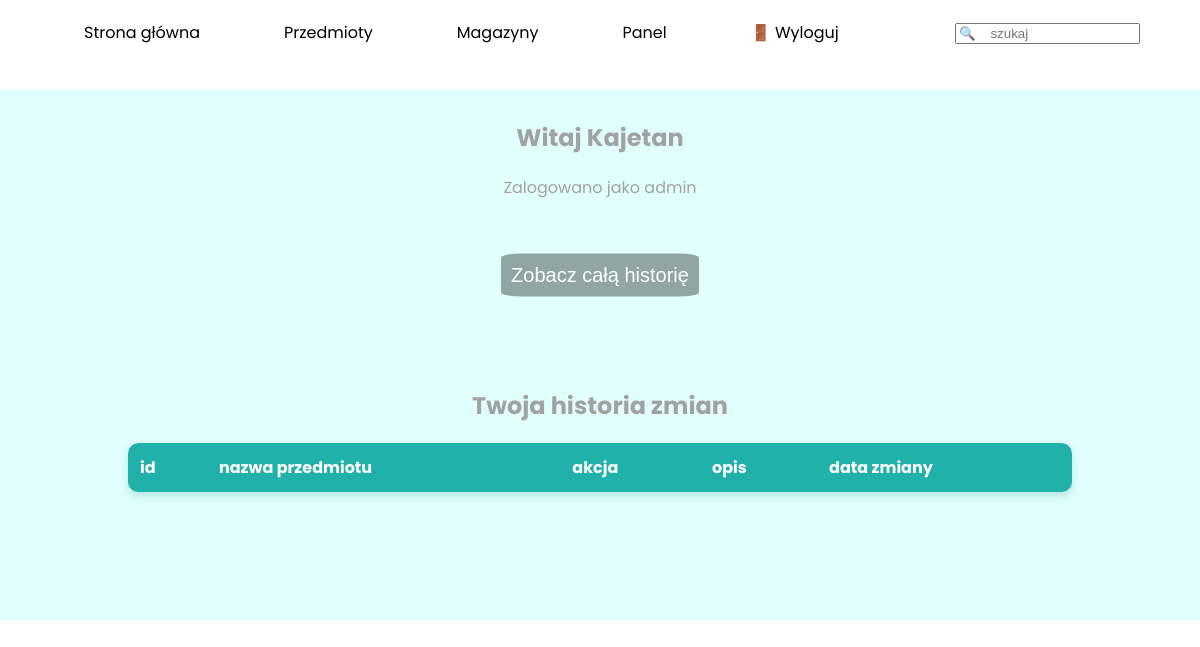
/sites/panel.php (signed in), run on an earlier commit of the app's database.
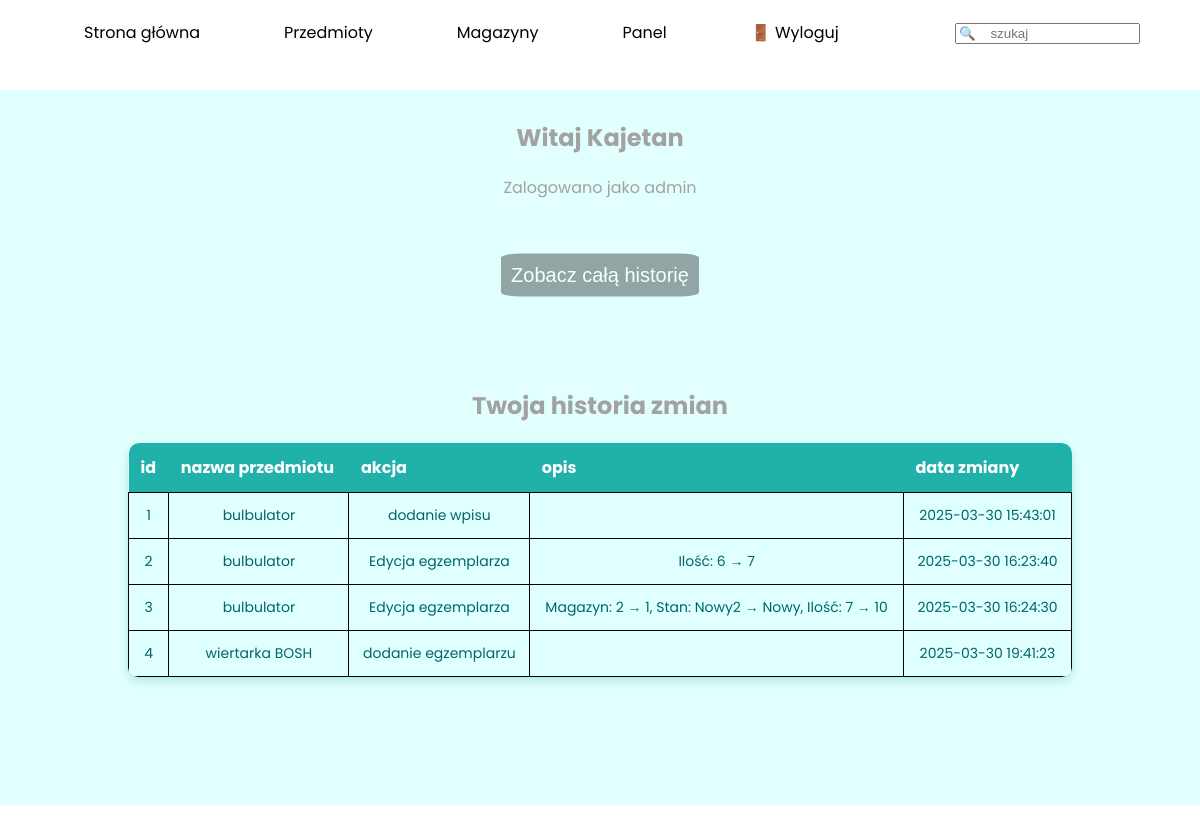
And on a later commit of the database.
### tables this page shows
CREATE TABLE `dziennik_zmian` (
  `id` int(11) NOT NULL,
  `id_egzemplarze` int(11) DEFAULT NULL,
  `id_uzytkownika` int(11) DEFAULT NULL,
  `akcja` varchar(30) DEFAULT NULL,
  `opis` text DEFAULT NULL,
  `data_zmiany` timestamp NOT NULL DEFAULT current_timestamp() ON UPDATE current_timestamp()
);

CREATE TABLE `przedmioty` (
  `id` int(11) NOT NULL,
  `nazwa` varchar(50) NOT NULL,
  `opis` text NOT NULL,
  `zdjecie` varchar(60) NOT NULL,
  `id_kat` int(11) NOT NULL
);

### functions.php (called while the page is built, shortened)
<?php
    function checkPowerDifferentThan($x){
        if($_SESSION['power'] != $x){
            return true;
        }
        return false;
    }
?>

### sites/panel.php (the view, shortened to what this page needs)
<!DOCTYPE html>
<html lang="en">
<head>
    <link rel="stylesheet" href="../styles/style.css">
</head>
<body>
    <menu id="nav">
        <ul>
            <a href="../index.php">
                <li>Strona główna</li>
            </a>
            <a href="items.php">
                <li>Przedmioty</li>
            </a>
            <a href="warehouses.php">
                <li>Magazyny</li>
            </a>
            <a href="panel.php">
                <?php
                    echo "<li>Panel</li>";
                ?>
            </a>
            <form action="search.php" method="get">
                <li><input type="text" name="search" id="search" placeholder="🔍    szukaj"></li>
            </form>
            <?php
            include '../functions.php';
            if(isset($_SESSION['login'])){
                echo "<a href='logout.php' id='logout-btn'>";
                echo "    <li>🚪 Wyloguj</li>";
                echo "</a>";
            }
            ?>
        </ul>
    </menu>
    <main>
        <?php
        $db = mysqli_connect('localhost', 'root', '', 'magazyn');
        if(isset($_SESSION['power'])){
            echo "<section id='mainPanel'>";
                echo "<h1>Witaj ". $_SESSION['name'] ."</h1>";
                echo "<p>Zalogowano jako ". $_SESSION['login'] ." ";
                echo "<br><br>";
                if(!checkPowerDifferentThan(2)){
                        echo "<button id='editButton'><a href='history.php'>Zobacz całą historię</a></button>";
                }
                if(checkPowerDifferentThan(0)){
                    echo "<h1>Twoja historia zmian</h1>";
                    $historySelect = "SELECT dziennik_zmian.id, przedmioty.nazwa, akcja, dziennik_zmian.opis, data_zmiany FROM dziennik_zmian INNER JOIN egzemplarze ON egzemplarze.id = dziennik_zmian.id_egzemplarze INNER JOIN przedmioty ON egzemplarze.id_przedmiotu = przedmioty.id WHERE id_uzytkownika = '" . $_SESSION['id'] . "'";
                    $historyQuery = mysqli_query($db, $historySelect);
                    echo "<table class='normalTable'";
                    echo "<tr> <th>id</th> <th>nazwa przedmiotu</th> <th>akcja</th> <th>opis</th> <th>data zmiany</th> </tr>";
                    while($historyRow = mysqli_fetch_row($historyQuery)){
                        echo "<tr>";
                        echo "<td>$historyRow[0]</td> <td>$historyRow[1]</td> <td>$historyRow[2]</td> <td>$historyRow[3]</td> <td>$historyRow[4]</td> ";
                        echo "</tr>";
                    }
                }
            echo "</section>";
        }
        ?>
    </main>
</body>

### styles/style.css (style rules this page uses)
body { margin: 0; padding: 0; font-family: "Poppins", Arial, sans-serif; scroll-behavior: smooth; }
#nav { width: 100%; height: 50px; margin: 20px 0; padding: 0; }
#nav > ul { margin: 0; padding: 0; justify-content: space-evenly; list-style: none; }
#nav > ul >form { position: absolute; right: 5%; }
#nav > ul > a > li, #nav > ul > li > input { margin: 0; margin-left: 7%; float: left; color: black; transition: transform 0.5s; }
section { width: 100%; color: #a3a2a2; background-color: rgba(102, 255, 242, 0.2); text-align: center; padding: 10px; box-sizing: border-box; margin-bottom: 35px; }
#editButton { border-radius: 10%; margin: 50px 0; position: inherit; }
button a { text-decoration: none; color: white; }
button { background-color: rgba(0, 0, 0, 0.5); color: white; border: none; padding: 10px; cursor: pointer; border-radius: 50%; font-size: 20px; opacity: 0.7; transition: opacity 0.3s; position: absolute; top: 50%; transform: translateY(-50%); z-index: 1; }
.normalTable tr td { border: 1px solid black; }
.normalTable { width: 80%; margin: auto; border-collapse: collapse; background-color: #e0ffff; box-shadow: 0 4px 8px rgba(0, 128, 128, 0.2); border-radius: 10px; overflow: hidden; margin-bottom: 10%; }
.normalTable th { background-color: #20b2aa; color: white; padding: 12px; text-align: left; font-size: 16px; }
.normalTable td { padding: 12px; border-bottom: 1px solid #b2d8d8; font-size: 14px; color: #006666; }
.normalTable tr:first-child th:first-child { border-top-left-radius: 10px; }
.normalTable tr:first-child th:last-child { border-top-right-radius: 10px; }
.normalTable tr:last-child td:first-child { border-bottom-left-radius: 10px; }
.normalTable tr:last-child td:last-child { border-bottom-right-radius: 10px; }

What changed in the data, as far as the page shows it:
added dziennik_zmian: id "1", przedmioty.nazwa "bulbulator", akcja "dodanie wpisu", data_zmiany "2025-03-30 15:43:01"
added dziennik_zmian: id "2", przedmioty.nazwa "bulbulator", akcja "Edycja egzemplarza", opis "Ilość: 6 → 7", data_zmiany "2025-03-30 16:23:40"
added dziennik_zmian: id "3", przedmioty.nazwa "bulbulator", akcja "Edycja egzemplarza", opis "Magazyn: 2 → 1, Stan: Nowy2 → Nowy, Ilość: 7 → 10", data_zmiany "2025-03-30 16:24:30"
added dziennik_zmian: id "4", przedmioty.nazwa "wiertarka BOSH", akcja "dodanie egzemplarzu", data_zmiany "2025-03-30 19:41:23"
